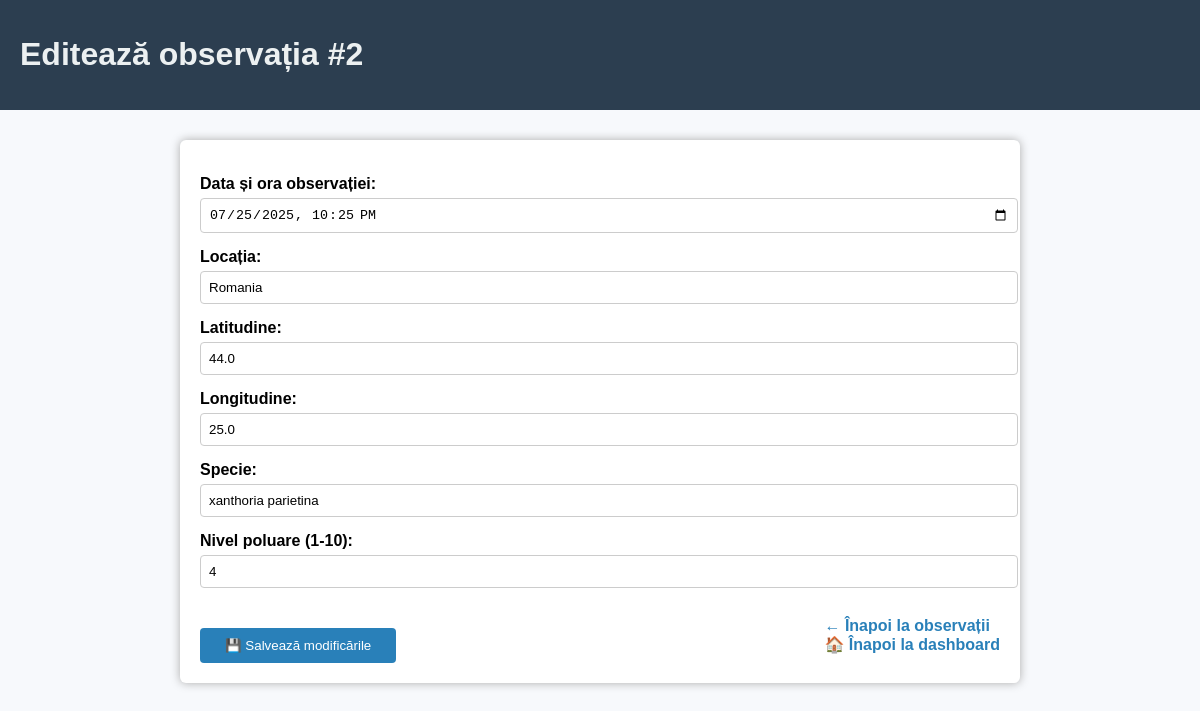
Page /admin/observations/2/edit (signed in) on the committed database.
### app.py (models this page shows)
class Observation(db.Model):
    id = db.Column(db.Integer, primary_key=True)
    image_filename = db.Column(db.Text, nullable=False)
    date_time = db.Column(db.DateTime, nullable=False)
    location = db.Column(db.String(300), nullable=False)
    latitude = db.Column(db.Float)
    longitude = db.Column(db.Float)
    species = db.Column(db.String(150))
    pollution_level = db.Column(db.Integer)
    is_approved = db.Column(db.Boolean, default=False)
    user_id = db.Column(db.Integer, db.ForeignKey('user.id'))
    user = db.relationship('User')

### app.py (the view, shortened to what this page needs)
@app.route('/admin/observations/<int:obs_id>/edit', methods=['GET', 'POST'])
@login_required
def edit_observation(obs_id):
    if current_user.username != 'admin':
        flash('Access denied.', 'error')
        return redirect(url_for('dashboard'))
    observation = Observation.query.get_or_404(obs_id)
    return render_template('admin_edit_observation.html', observation=observation)

### app.py (called while the page is built)
@login_manager.user_loader
def load_user(user_id):
    return User.query.get(int(user_id))

### templates/admin_edit_observation.html (shortened to what this page needs)
<!DOCTYPE html>
<html lang="ro">
<head>
</head>
<body>
<header>
    <h1>Editează observația #{{ observation.id }}</h1>
</header>
<main>
    <form method="POST">
        <label for="date_time">Data și ora observației:</label>
        <input type="datetime-local" id="date_time" name="date_time"
               value="{{ observation.date_time.strftime('%Y-%m-%dT%H:%M') }}" required>
        <label for="location">Locația:</label>
        <input type="text" id="location" name="location" value="{{ observation.location }}" required>
        <label for="latitude">Latitudine:</label>
        <input type="text" id="latitude" name="latitude" value="{{ observation.latitude }}" required>
        <label for="longitude">Longitudine:</label>
        <input type="text" id="longitude" name="longitude" value="{{ observation.longitude }}" required>
        <label for="species">Specie:</label>
        <input type="text" id="species" name="species" value="{{ observation.species or '' }}">
        <label for="pollution_level">Nivel poluare (1-10):</label>
        <input type="number" id="pollution_level" name="pollution_level" value="{{ observation.pollution_level or '' }}" min="1" max="10">
        <div class="actions">
            <button type="submit">💾 Salvează modificările</button>
            <div>
                <a href="{{ url_for('admin_observations') }}" class="link-button">← Înapoi la observații</a><br>
                <a href="{{ url_for('dashboard') }}" class="link-button">🏠 Înapoi la dashboard</a>
            </div>
        </div>
    </form>
</main>
</body>
</html>

### templates/admin_edit_observation.html (style rules this page uses)
body { font-family: Arial, sans-serif; background-color: #f7f9fc; margin: 0; padding: 0; }
header { background-color: #2c3e50; padding: 15px 20px; color: #ecf0f1; }
main { max-width: 800px; margin: 30px auto; background: white; padding: 20px; border-radius: 6px; box-shadow: 0 0 10px #aaa; }
label { display: block; margin-top: 15px; font-weight: bold; }
input, textarea { width: 100%; padding: 8px; margin-top: 5px; border: 1px solid #ccc; border-radius: 4px; }
button { margin-top: 20px; padding: 10px 25px; background-color: #2980b9; color: white; border: none; border-radius: 4px; cursor: pointer; }
.actions { display: flex; flex-wrap: wrap; justify-content: space-between; align-items: center; margin-top: 20px; }
.link-button { text-decoration: none; color: #2980b9; font-weight: bold; margin-top: 10px; }

### rows in the picture
Observation: id "2", date_time "07/25/2025 22:25", location "Romania", latitude "44.0", longitude "25.0", species "xanthoria parietina", pollution_level "4"
